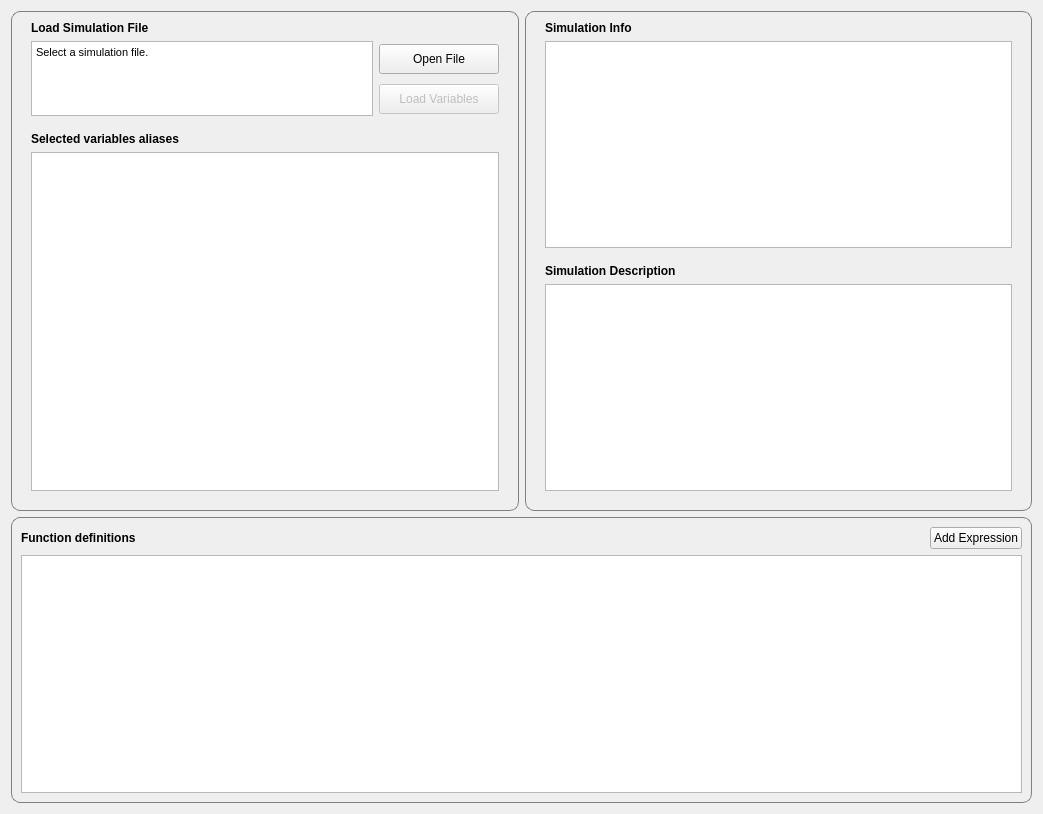
<?xml version="1.0" encoding="UTF-8"?>
<ui version="4.0">
 <class>Form</class>
 <widget class="QWidget" name="Form">
  <property name="geometry">
   <rect>
    <x>0</x>
    <y>0</y>
    <width>1043</width>
    <height>814</height>
   </rect>
  </property>
  <property name="windowTitle">
   <string>Form</string>
  </property>
  <layout class="QGridLayout" name="gridLayout_2">
   <item row="0" column="0">
    <widget class="QGroupBox" name="groupBox">
     <property name="sizePolicy">
      <sizepolicy hsizetype="MinimumExpanding" vsizetype="Preferred">
       <horstretch>0</horstretch>
       <verstretch>0</verstretch>
      </sizepolicy>
     </property>
     <property name="minimumSize">
      <size>
       <width>475</width>
       <height>500</height>
      </size>
     </property>
     <property name="maximumSize">
      <size>
       <width>800</width>
       <height>16777215</height>
      </size>
     </property>
     <property name="styleSheet">
      <string notr="true">QGroupBox {
    border: 1px solid gray;
    border-radius: 9px;
	font-weight: bold;
}

QGroupBox::title {
    subcontrol-origin: margin;
    left: 10px;
    top: 5px;
    padding: 0 3px 0 3px;
}</string>
     </property>
     <property name="title">
      <string/>
     </property>
     <layout class="QGridLayout" name="gridLayout">
      <item row="3" column="1">
       <spacer name="verticalSpacer">
        <property name="orientation">
         <enum>Qt::Vertical</enum>
        </property>
        <property name="sizeType">
         <enum>QSizePolicy::Fixed</enum>
        </property>
        <property name="sizeHint" stdset="0">
         <size>
          <width>20</width>
          <height>10</height>
         </size>
        </property>
       </spacer>
      </item>
      <item row="2" column="2">
       <widget class="QPushButton" name="buttonLoadVariables">
        <property name="enabled">
         <bool>false</bool>
        </property>
        <property name="sizePolicy">
         <sizepolicy hsizetype="Maximum" vsizetype="Fixed">
          <horstretch>0</horstretch>
          <verstretch>0</verstretch>
         </sizepolicy>
        </property>
        <property name="minimumSize">
         <size>
          <width>120</width>
          <height>30</height>
         </size>
        </property>
        <property name="toolTip">
         <string>Opens a window that allows variable selection from the simulation file.</string>
        </property>
        <property name="text">
         <string>Load Variables</string>
        </property>
       </widget>
      </item>
      <item row="1" column="2">
       <widget class="QPushButton" name="buttonOpenSimFile">
        <property name="sizePolicy">
         <sizepolicy hsizetype="Preferred" vsizetype="Preferred">
          <horstretch>0</horstretch>
          <verstretch>0</verstretch>
         </sizepolicy>
        </property>
        <property name="minimumSize">
         <size>
          <width>120</width>
          <height>30</height>
         </size>
        </property>
        <property name="maximumSize">
         <size>
          <width>120</width>
          <height>30</height>
         </size>
        </property>
        <property name="toolTip">
         <string>Opens a file prompt to select an Aspen .bkp simulation file.</string>
        </property>
        <property name="statusTip">
         <string/>
        </property>
        <property name="whatsThis">
         <string/>
        </property>
        <property name="text">
         <string>Open File</string>
        </property>
       </widget>
      </item>
      <item row="6" column="1">
       <spacer name="verticalSpacer_6">
        <property name="orientation">
         <enum>Qt::Vertical</enum>
        </property>
        <property name="sizeType">
         <enum>QSizePolicy::Fixed</enum>
        </property>
        <property name="sizeHint" stdset="0">
         <size>
          <width>20</width>
          <height>10</height>
         </size>
        </property>
       </spacer>
      </item>
      <item row="0" column="1">
       <widget class="QLabel" name="label_13">
        <property name="font">
         <font>
          <weight>75</weight>
          <bold>true</bold>
         </font>
        </property>
        <property name="text">
         <string>Load Simulation File</string>
        </property>
       </widget>
      </item>
      <item row="1" column="1" rowspan="2">
       <widget class="QTextBrowser" name="textBrowserSimFile">
        <property name="sizePolicy">
         <sizepolicy hsizetype="Preferred" vsizetype="Preferred">
          <horstretch>0</horstretch>
          <verstretch>0</verstretch>
         </sizepolicy>
        </property>
        <property name="minimumSize">
         <size>
          <width>300</width>
          <height>75</height>
         </size>
        </property>
        <property name="styleSheet">
         <string notr="true"/>
        </property>
        <property name="html">
         <string>&lt;!DOCTYPE HTML PUBLIC &quot;-//W3C//DTD HTML 4.0//EN&quot; &quot;http://www.w3.org/TR/REC-html40/strict.dtd&quot;&gt;
&lt;html&gt;&lt;head&gt;&lt;meta name=&quot;qrichtext&quot; content=&quot;1&quot; /&gt;&lt;style type=&quot;text/css&quot;&gt;
p, li { white-space: pre-wrap; }
&lt;/style&gt;&lt;/head&gt;&lt;body style=&quot; font-family:'MS Shell Dlg 2'; font-size:8.25pt; font-weight:400; font-style:normal;&quot;&gt;
&lt;p style=&quot; margin-top:0px; margin-bottom:0px; margin-left:0px; margin-right:0px; -qt-block-indent:0; text-indent:0px;&quot;&gt;&lt;span style=&quot; font-size:8pt;&quot;&gt;Select a simulation file.&lt;/span&gt;&lt;/p&gt;&lt;/body&gt;&lt;/html&gt;</string>
        </property>
       </widget>
      </item>
      <item row="4" column="1">
       <widget class="QLabel" name="label_11">
        <property name="font">
         <font>
          <weight>75</weight>
          <bold>true</bold>
         </font>
        </property>
        <property name="text">
         <string>Selected variables aliases</string>
        </property>
       </widget>
      </item>
      <item row="1" column="3">
       <spacer name="horizontalSpacer_3">
        <property name="orientation">
         <enum>Qt::Horizontal</enum>
        </property>
        <property name="sizeType">
         <enum>QSizePolicy::Fixed</enum>
        </property>
        <property name="sizeHint" stdset="0">
         <size>
          <width>10</width>
          <height>20</height>
         </size>
        </property>
       </spacer>
      </item>
      <item row="1" column="0">
       <spacer name="horizontalSpacer_2">
        <property name="orientation">
         <enum>Qt::Horizontal</enum>
        </property>
        <property name="sizeType">
         <enum>QSizePolicy::Fixed</enum>
        </property>
        <property name="sizeHint" stdset="0">
         <size>
          <width>10</width>
          <height>20</height>
         </size>
        </property>
       </spacer>
      </item>
      <item row="5" column="1" colspan="2">
       <widget class="QTableView" name="tableViewAliasDisplay">
        <attribute name="horizontalHeaderStretchLastSection">
         <bool>true</bool>
        </attribute>
       </widget>
      </item>
     </layout>
    </widget>
   </item>
   <item row="0" column="1">
    <widget class="QGroupBox" name="groupBox_2">
     <property name="minimumSize">
      <size>
       <width>475</width>
       <height>500</height>
      </size>
     </property>
     <property name="styleSheet">
      <string notr="true">QGroupBox {
    border: 1px solid gray;
    border-radius: 9px;
	font-weight: bold;
}

QGroupBox::title {
    subcontrol-origin: margin;
    left: 10px;
    top: 5px;
    padding: 0 3px 0 3px;
}</string>
     </property>
     <property name="title">
      <string/>
     </property>
     <layout class="QGridLayout" name="gridLayout_3">
      <item row="1" column="0">
       <spacer name="horizontalSpacer_4">
        <property name="orientation">
         <enum>Qt::Horizontal</enum>
        </property>
        <property name="sizeType">
         <enum>QSizePolicy::Fixed</enum>
        </property>
        <property name="sizeHint" stdset="0">
         <size>
          <width>10</width>
          <height>20</height>
         </size>
        </property>
       </spacer>
      </item>
      <item row="1" column="2">
       <spacer name="horizontalSpacer">
        <property name="orientation">
         <enum>Qt::Horizontal</enum>
        </property>
        <property name="sizeType">
         <enum>QSizePolicy::Fixed</enum>
        </property>
        <property name="sizeHint" stdset="0">
         <size>
          <width>10</width>
          <height>20</height>
         </size>
        </property>
       </spacer>
      </item>
      <item row="2" column="1">
       <spacer name="verticalSpacer_7">
        <property name="orientation">
         <enum>Qt::Vertical</enum>
        </property>
        <property name="sizeType">
         <enum>QSizePolicy::Fixed</enum>
        </property>
        <property name="sizeHint" stdset="0">
         <size>
          <width>20</width>
          <height>10</height>
         </size>
        </property>
       </spacer>
      </item>
      <item row="3" column="1">
       <widget class="QLabel" name="label_10">
        <property name="font">
         <font>
          <weight>75</weight>
          <bold>true</bold>
         </font>
        </property>
        <property name="text">
         <string>Simulation Description</string>
        </property>
       </widget>
      </item>
      <item row="0" column="1">
       <widget class="QLabel" name="label_14">
        <property name="font">
         <font>
          <weight>75</weight>
          <bold>true</bold>
         </font>
        </property>
        <property name="text">
         <string>Simulation Info</string>
        </property>
       </widget>
      </item>
      <item row="5" column="1">
       <spacer name="verticalSpacer_5">
        <property name="orientation">
         <enum>Qt::Vertical</enum>
        </property>
        <property name="sizeType">
         <enum>QSizePolicy::Fixed</enum>
        </property>
        <property name="sizeHint" stdset="0">
         <size>
          <width>20</width>
          <height>10</height>
         </size>
        </property>
       </spacer>
      </item>
      <item row="1" column="1">
       <widget class="QTableView" name="tableViewSimulationInfo">
        <attribute name="horizontalHeaderStretchLastSection">
         <bool>true</bool>
        </attribute>
       </widget>
      </item>
      <item row="4" column="1">
       <widget class="QTableView" name="tableViewSimulationData">
        <attribute name="horizontalHeaderStretchLastSection">
         <bool>true</bool>
        </attribute>
       </widget>
      </item>
     </layout>
    </widget>
   </item>
   <item row="1" column="0" colspan="2">
    <widget class="QGroupBox" name="groupBox_6">
     <property name="styleSheet">
      <string notr="true">QGroupBox {
    border: 1px solid gray;
    border-radius: 9px;
	font-weight: bold;
}

QGroupBox::title {
    subcontrol-origin: margin;
    left: 10px;
    top: 5px;
    padding: 0 3px 0 3px;
}</string>
     </property>
     <property name="title">
      <string/>
     </property>
     <layout class="QGridLayout" name="gridLayout_7">
      <item row="0" column="1">
       <layout class="QHBoxLayout" name="horizontalLayout_2">
        <item>
         <spacer name="horizontalSpacer_5">
          <property name="orientation">
           <enum>Qt::Horizontal</enum>
          </property>
          <property name="sizeHint" stdset="0">
           <size>
            <width>40</width>
            <height>20</height>
           </size>
          </property>
         </spacer>
        </item>
        <item>
         <widget class="QPushButton" name="buttonAddExpr">
          <property name="toolTip">
           <string>&lt;html&gt;&lt;head/&gt;&lt;body&gt;&lt;p&gt;Inserts a new expression slot&lt;/p&gt;&lt;/body&gt;&lt;/html&gt;</string>
          </property>
          <property name="text">
           <string>Add Expression</string>
          </property>
          <property name="icon">
           <iconset resource="../../resources/icons.qrc">
            <normaloff>:/loadsim/add_icon.svg</normaloff>:/loadsim/add_icon.svg</iconset>
          </property>
         </widget>
        </item>
       </layout>
      </item>
      <item row="0" column="0">
       <widget class="QLabel" name="label_12">
        <property name="font">
         <font>
          <weight>75</weight>
          <bold>true</bold>
         </font>
        </property>
        <property name="text">
         <string>Function definitions</string>
        </property>
       </widget>
      </item>
      <item row="1" column="0" colspan="2">
       <widget class="QTableView" name="tableViewExpressions">
        <property name="editTriggers">
         <set>QAbstractItemView::DoubleClicked|QAbstractItemView::EditKeyPressed</set>
        </property>
        <property name="selectionMode">
         <enum>QAbstractItemView::SingleSelection</enum>
        </property>
        <property name="selectionBehavior">
         <enum>QAbstractItemView::SelectItems</enum>
        </property>
        <attribute name="horizontalHeaderStretchLastSection">
         <bool>true</bool>
        </attribute>
       </widget>
      </item>
     </layout>
    </widget>
   </item>
  </layout>
 </widget>
 <resources>
  <include location="../../resources/icons.qrc"/>
 </resources>
 <connections/>
</ui>
